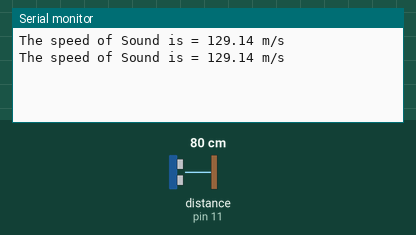
Recording of a sketch running on a simulated Arduino Uno, built with avr-gcc and run on an emulated ATmega328P. On the bench: the last lines printed to the serial monitor. Wiring (inferred from the names in the program): ultrasonic range finder: trigger pin 13; echo pin 11. The test bench sets the inputs (shaded band); at power-on: distance to the obstacle (sensor on pin 11) 80 cm. The echo pulse lasts 58.3 µs per cm.

Above: at 1.8 s.
1.9 s: distance to the obstacle (sensor on pin 11) set to 2 cm
At 2.8 s:
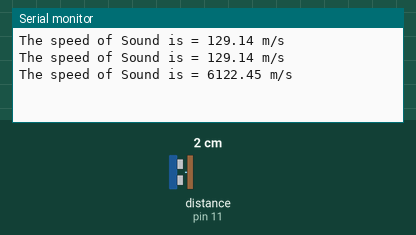
3.4 s: distance to the obstacle (sensor on pin 11) set to 4 cm
At 4.8 s:
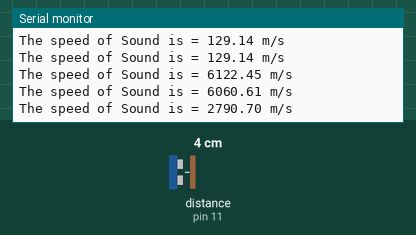
Timing chart, 0 to 6.4 s (numbered marks = the images above; inputs shaded):
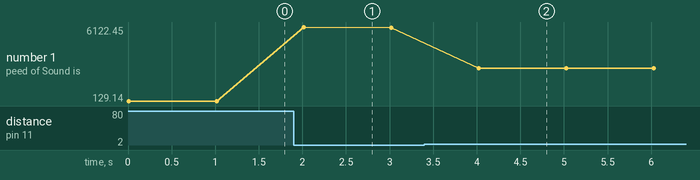

The sketch:

ultrasonic_sensor_speedOFSound.ino
```cpp
int trigPin = 13;
int echoPin = 11;
float pingTime;
float speedOfSound;
float distance = 0.3;

void setup() {
  // put your setup code here, to run once:
  Serial.begin(9600);
  pinMode(trigPin,OUTPUT);
  pinMode(echoPin,INPUT);
}

void loop() {

  digitalWrite(trigPin,LOW);
  delay(2);
  digitalWrite(trigPin,HIGH);
  delayMicroseconds(10);
  digitalWrite(trigPin,LOW);

  pingTime = pulseIn(echoPin, HIGH);

   speedOfSound = (2*distance)/pingTime*1000000;
   Serial.print("The speed of Sound is = ");
   Serial.print(speedOfSound);
   Serial.println(" m/s");
   delay(1000);

}
```

Measured:
- after the input at 1.9 s, the serial monitor: prints a new line after 0.12 s (image 1)
- after the input at 3.4 s, the serial monitor: prints a new line after 0.63 s (image 2)
- plotted number 1: 129.14 → 6060.61 after the input at 1.9 s, 6060.61 → 2790.7 after the input at 3.4 s
